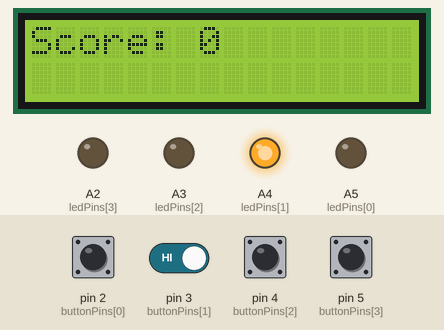
Recording of a sketch running on a simulated Arduino Uno, built with avr-gcc and run on an emulated ATmega328P. Shown: 16×2 character LCD, output pins drawn as LEDs (lit = HIGH). The inputs (shaded band) are chosen by the test bench; at power-on: pin 2 (buttonPins[0]), pin 3 (buttonPins[1]), pin 4 (buttonPins[2]), pin 5 (buttonPins[3]) HIGH. Random numbers use the default seed unless the sketch sets one.

Above: at 1.2 s.
1.3 s: pin 2 (buttonPins[0]) pulsed LOW 2 times (0.12 s each, 0.3 s apart)
At 2.5 s:
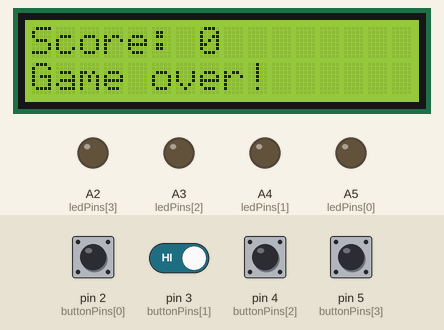
4.9 s: pin 4 (buttonPins[2]) pulled LOW for 1 s
At 8.6 s:
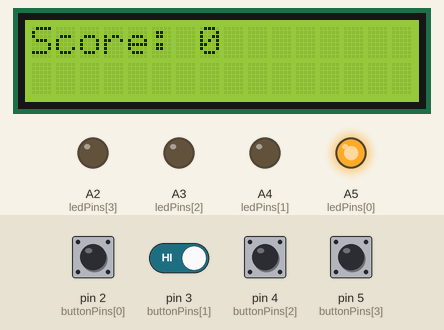
8.9 s: pin 2 (buttonPins[0]) pulled LOW for 0.15 s
At 11.84 s:
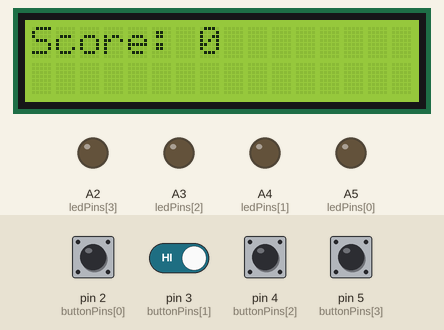
12.0 s: pin 3 (buttonPins[1]) driven LOW and pin 4 (buttonPins[2]) driven LOW
At 14.2 s:
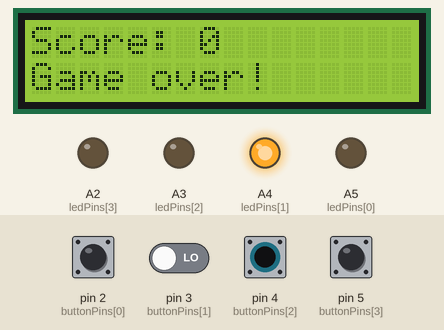
Timing chart, 0 to 17.6 s (numbered marks = the images above; inputs shaded):
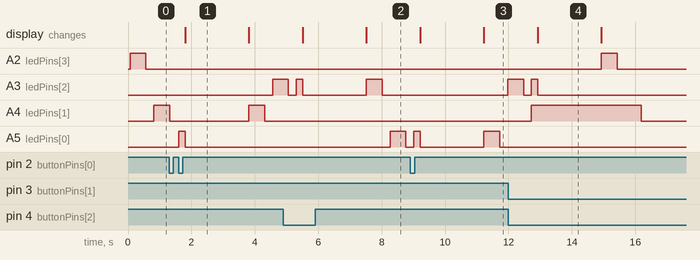

The sketch:

jeuDeMemoire.ino
```cpp
#include <LiquidCrystal.h>

int ledPins[] = {A5, A4, A3, A2};
int buttonPins[] = {2, 3, 4, 5};
int buttonStates[] = {LOW, LOW, LOW, LOW};
int lastButtonStates[] = {LOW, LOW, LOW, LOW};
int sequence[100];
int sequenceLength = 2;
int score = 0;

LiquidCrystal lcd(13, 12, 8, 9, 10, 11);

void setup()
{
  for (int i = 0; i < 4; i++)
  {
    pinMode(ledPins[i], OUTPUT);
    pinMode(buttonPins[i], INPUT_PULLUP);
  }
  lcd.begin(16, 2);
  lcd.print("Score: 0");
}

void loop()
{
  if (sequenceLength == 2) {
    for (int i = 0; i < sequenceLength; i++)
    {
      generatenum(i);
    }
  }
  for (int i = 0; i < sequenceLength; i++)
  {
    digitalWrite(ledPins[sequence[i]], HIGH);
    delay(500);
    digitalWrite(ledPins[sequence[i]], LOW);
    delay(250);
  }
  for (int i = 0; i < sequenceLength; i++)
  {
    int buttonPressed = -1;
    while (buttonPressed == -1)
    {
      for (int j = 0; j < 4; j++)
      {
        buttonStates[j] = digitalRead(buttonPins[j]);
        if (buttonStates[j] != lastButtonStates[j])
        {
          if (buttonStates[j] == LOW)
          {
            buttonPressed = j;
            digitalWrite(ledPins[j], HIGH);
          }
          lastButtonStates[j] = buttonStates[j];
        }
      }
    }
    delay(200);
    digitalWrite(ledPins[buttonPressed], LOW);

    if (buttonPressed != sequence[i])
    {
      lcd.clear();
      lcd.print("Score: ");
      lcd.print(score);
      lcd.setCursor(0, 1);
      lcd.print("Game over!");
      delay(2000);
      sequenceLength = 2;
      score = 0;
      lcd.clear();
      lcd.print("Score: 0");
      return;
    }
  }
  delay(300);

  score++;
  sequenceLength++;
  generatenum(sequenceLength);
  lcd.clear();
  lcd.print("Score: ");
  lcd.print(score);
}


void generatenum(int num)
{
  int randomnum = random(0, 4);
  sequence[num] = randomnum;
}
```

Measured:
- after the input at 1.3 s, A3 (ledPins[2]): LOW → HIGH after 3.3 s; A5 (ledPins[0]): LOW → HIGH after 0.30 s, → LOW 0.20 s later; the display: changes after 0.50 s (image 1)
- after the input at 4.9 s, A5 (ledPins[0]): LOW → HIGH after 3.4 s, → LOW 0.50 s later; the display: first changes after 0.61 s (image 2 shows a later state)
- after the input at 8.9 s, A3 (ledPins[2]): LOW → HIGH after 3.1 s; A5 (ledPins[0]): LOW → HIGH after 0.12 s, → LOW 0.20 s later, → HIGH 2.0 s later, → LOW 0.50 s later; the display: first changes after 0.32 s (image 3 shows a later state)
- after the input at 12.0 s, A2 (ledPins[3]): LOW → HIGH after 2.9 s, → LOW 0.50 s later; A4 (ledPins[1]): LOW → HIGH after 0.72 s, → LOW 3.5 s later; the display: changes after 0.93 s (image 4)
- what the display in image 1 shows lasts 2.0 s, from 1.8 s to 3.8 s
